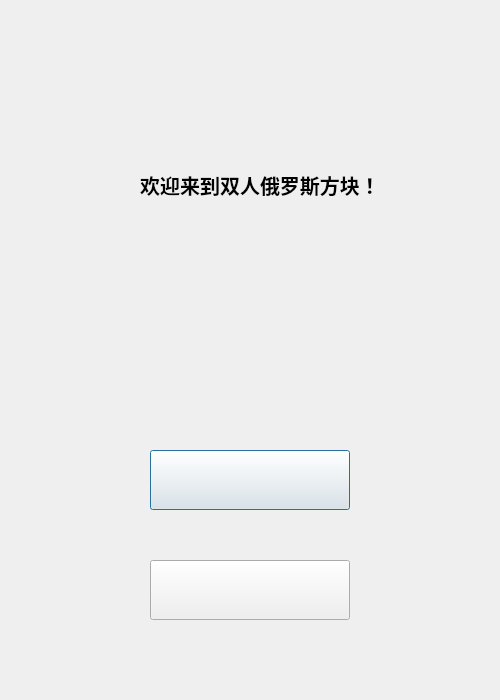
<?xml version="1.0" encoding="UTF-8"?>
<ui version="4.0">
 <class>Dialog</class>
 <widget class="QDialog" name="Dialog">
  <property name="geometry">
   <rect>
    <x>0</x>
    <y>0</y>
    <width>500</width>
    <height>700</height>
   </rect>
  </property>
  <property name="windowTitle">
   <string>Dialog</string>
  </property>
  <widget class="QLabel" name="label">
   <property name="geometry">
    <rect>
     <x>90</x>
     <y>130</y>
     <width>340</width>
     <height>110</height>
    </rect>
   </property>
   <property name="font">
    <font>
     <pointsize>15</pointsize>
     <weight>75</weight>
     <bold>true</bold>
    </font>
   </property>
   <property name="text">
    <string>欢迎来到双人俄罗斯方块！</string>
   </property>
   <property name="alignment">
    <set>Qt::AlignCenter</set>
   </property>
  </widget>
  <widget class="QPushButton" name="pushButton">
   <property name="geometry">
    <rect>
     <x>150</x>
     <y>450</y>
     <width>200</width>
     <height>60</height>
    </rect>
   </property>
   <property name="font">
    <font>
     <pointsize>14</pointsize>
     <weight>75</weight>
     <bold>true</bold>
    </font>
   </property>
   <property name="styleSheet">
    <string notr="true">border-image: url(:/new/prefix1/image/start.jpg);</string>
   </property>
   <property name="text">
    <string/>
   </property>
  </widget>
  <widget class="QPushButton" name="pushButton_2">
   <property name="geometry">
    <rect>
     <x>150</x>
     <y>560</y>
     <width>200</width>
     <height>60</height>
    </rect>
   </property>
   <property name="font">
    <font>
     <pointsize>14</pointsize>
     <weight>75</weight>
     <bold>true</bold>
    </font>
   </property>
   <property name="styleSheet">
    <string notr="true">border-image: url(:/new/prefix1/image/close.jpg);</string>
   </property>
   <property name="text">
    <string/>
   </property>
  </widget>
  <widget class="QLabel" name="label_2">
   <property name="geometry">
    <rect>
     <x>0</x>
     <y>-1</y>
     <width>81</width>
     <height>71</height>
    </rect>
   </property>
   <property name="styleSheet">
    <string notr="true">border-image: url(:/new/prefix1/image/background.jpg);</string>
   </property>
   <property name="text">
    <string/>
   </property>
  </widget>
 </widget>
 <resources/>
 <connections/>
</ui>
